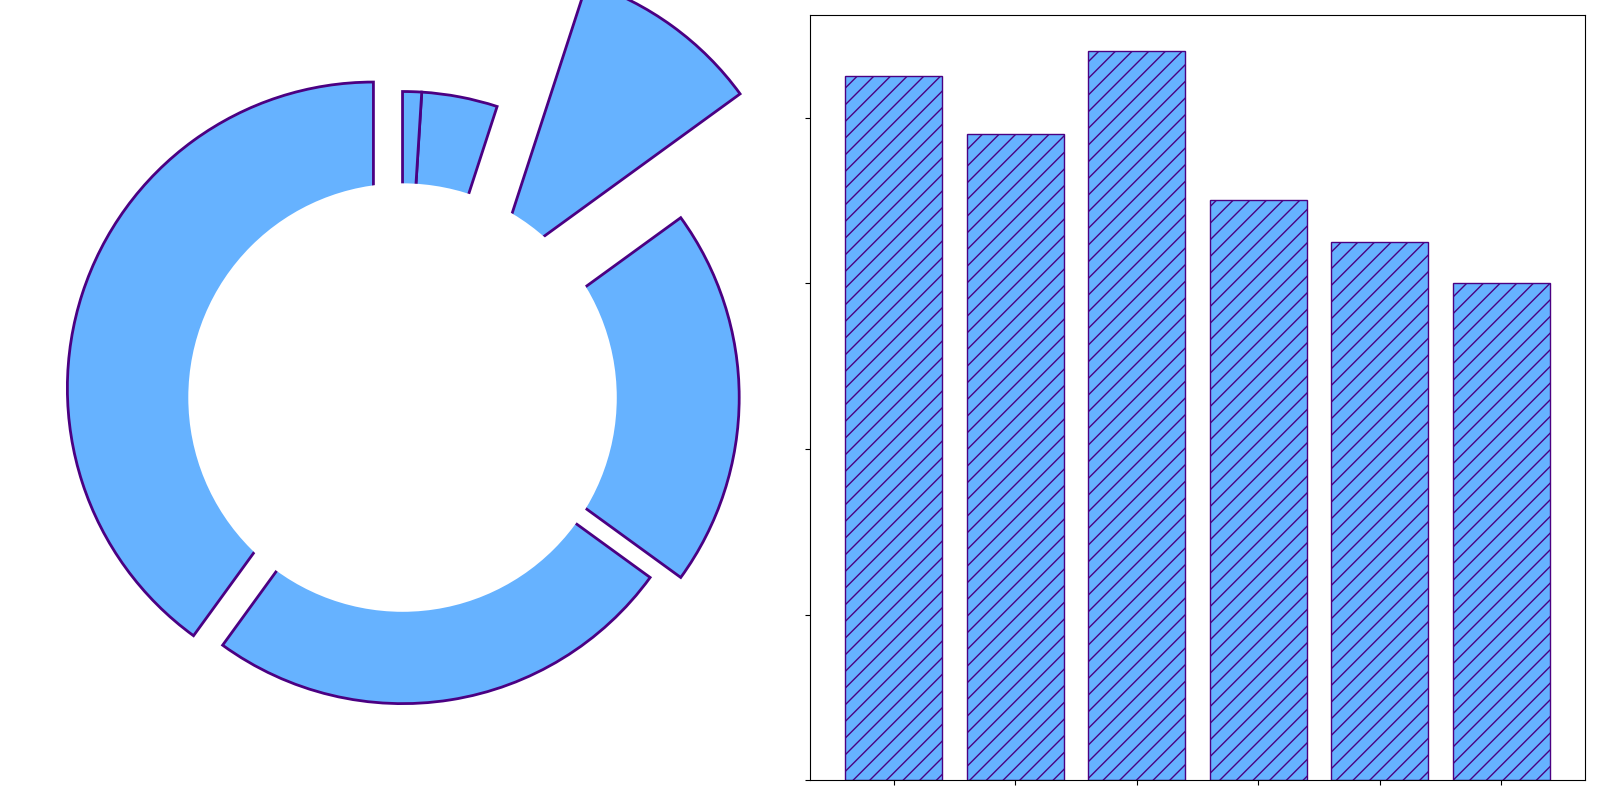

Source code (Python):
import matplotlib.pyplot as plt
import numpy as np

coffee_brands = ['BrewLove', 'JoltJava', 'CaféCraft', 'BeanBonanza', 'MugMagic', 'EspressoExpress']
market_shares = [40, 25, 20, 10, 4, 1]
explode = [0.1, 0, 0.1, 0.5, 0, 0]
customer_satisfaction = [85, 78, 88, 70, 65, 60]
single_color = '#66B2FF'

fig, axs = plt.subplots(1, 2, figsize=(16, 8))

# Donut Pie Chart for Market Shares
wedges, _ = axs[0].pie(
    market_shares, 
    explode=explode, 
    labels=None, 
    autopct=None, 
    startangle=90, 
    colors=[single_color] * len(market_shares), 
    wedgeprops={'edgecolor': '#4B0082', 'linewidth': 2.0},
    shadow=False
)

centre_circle = plt.Circle((0, 0), 0.70, fc='white')
axs[0].add_artist(centre_circle)

# Bar Chart for Customer Satisfaction Rates
bars = axs[1].bar(coffee_brands, customer_satisfaction, color=single_color, edgecolor='#4B0082', hatch='//')

axs[1].set_xticklabels([])  # Removes the x-tick labels
axs[1].set_yticklabels([])  # Removes the y-tick labels
axs[1].yaxis.grid(False)    # Removes the grid lines

plt.tight_layout()

plt.show()
